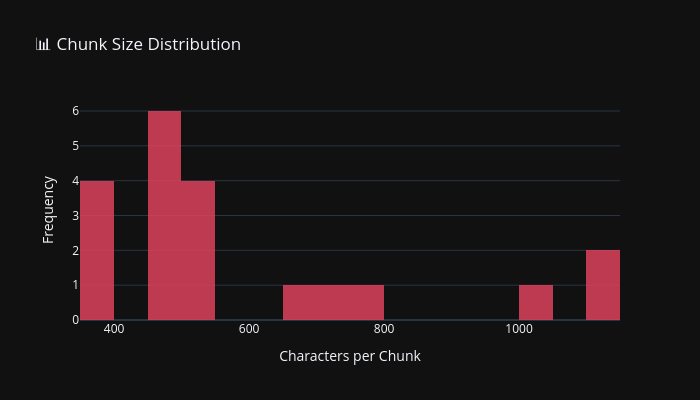
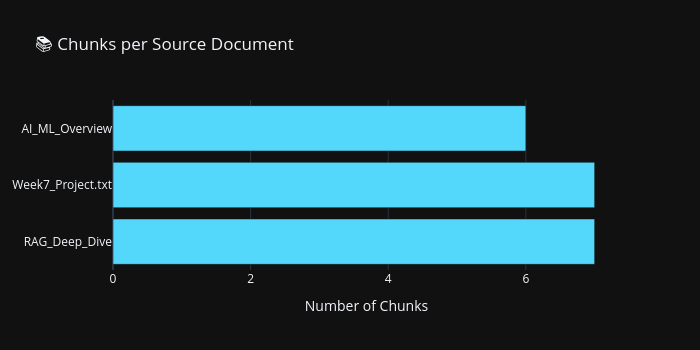

These figures' notebook cell, in order:
### Markdown cell above
### 11.1 — Chunk Size Distribution Visualization

### Code cell
# ── Chunk size distribution plot ──
fig = go.Figure()
fig.add_trace(go.Histogram(
    x=chunk_sizes, nbinsx=20,
    marker_color='#e94560', opacity=0.8,
    name='Character Count'
))
fig.update_layout(
    title='📊 Chunk Size Distribution',
    xaxis_title='Characters per Chunk',
    yaxis_title='Frequency',
    template='plotly_dark',
    width=700, height=400
)
fig.show()

# ── Source distribution ──
source_counts = pd.Series([c['source'] for c in chunks]).value_counts()
fig2 = go.Figure(go.Bar(
    x=source_counts.values, y=source_counts.index,
    orientation='h', marker_color='#53d8fb'
))
fig2.update_layout(
    title='📚 Chunks per Source Document',
    xaxis_title='Number of Chunks',
    template='plotly_dark',
    width=700, height=350
)
fig2.show()

### Figure 1 — Plotly figure (JSON) as saved in the notebook; plotly's stock layout.template omitted (floating-point values rounded to 4 significant figures)
{"data": [{"marker": {"color": "#e94560"}, "name": "Character Count", "nbinsx": 20, "opacity": 0.8, "type": "histogram", "x": [672, 756, 713, 485, 486, 460, 538, 399, 385, 380, 495, 508, 366, 1049, 476, 464, 515, 512, 1130, 1125]}], "layout": {"height": 400, "title": {"text": "📊 Chunk Size Distribution"}, "width": 700, "xaxis": {"title": {"text": "Characters per Chunk"}}, "yaxis": {"title": {"text": "Frequency"}}}}

### Figure 2 — Plotly figure (JSON) as saved in the notebook; plotly's stock layout.template omitted (floating-point values rounded to 4 significant figures)
{"data": [{"marker": {"color": "#53d8fb"}, "orientation": "h", "type": "bar", "x": [7, 7, 6], "y": ["RAG_Deep_Dive", "Week7_Project.txt", "AI_ML_Overview"]}], "layout": {"height": 350, "title": {"text": "📚 Chunks per Source Document"}, "width": 700, "xaxis": {"title": {"text": "Number of Chunks"}}}}
